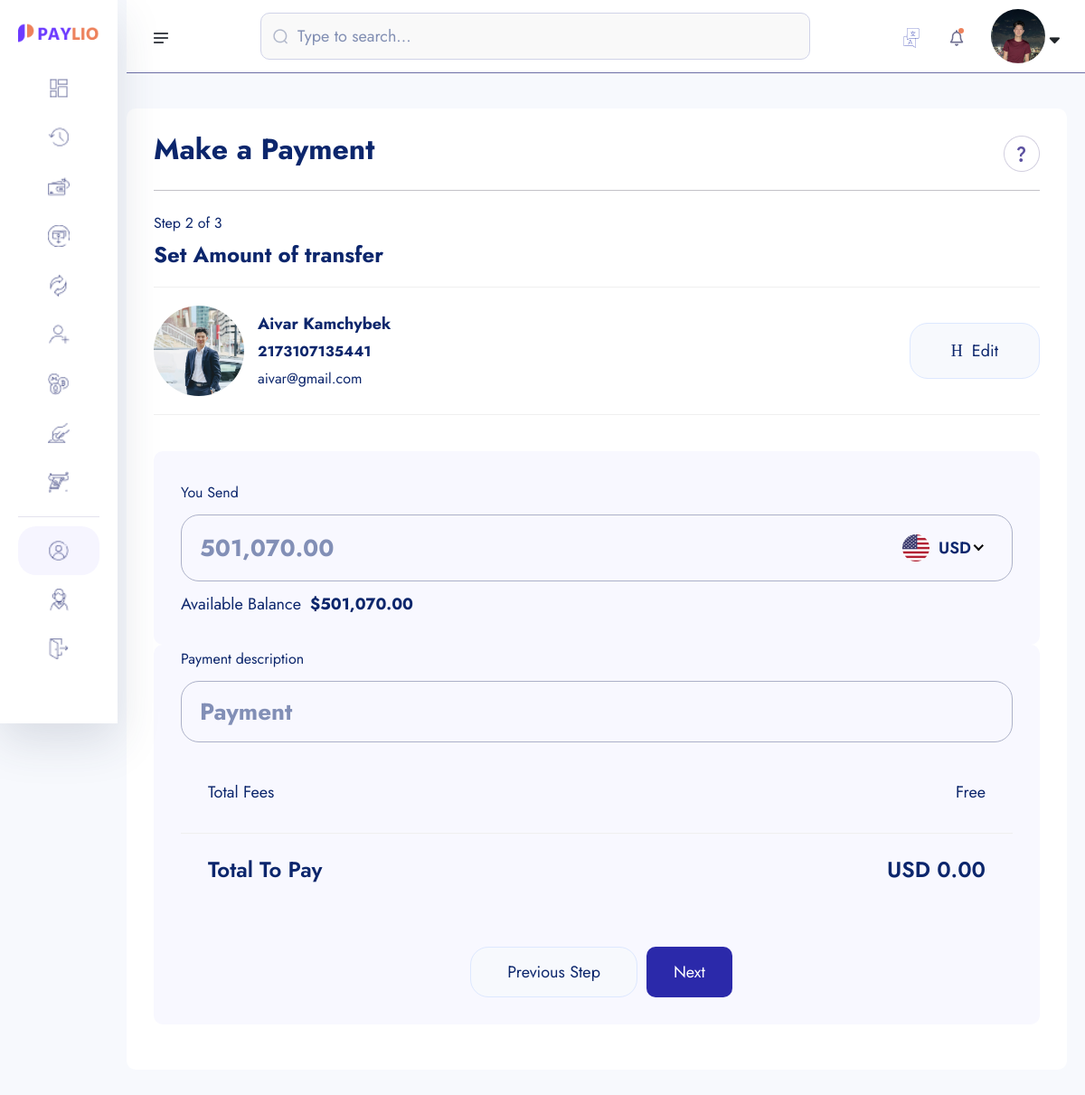
/amount-transfer/2173107135441/ (signed in), run on an earlier commit of the app's database.
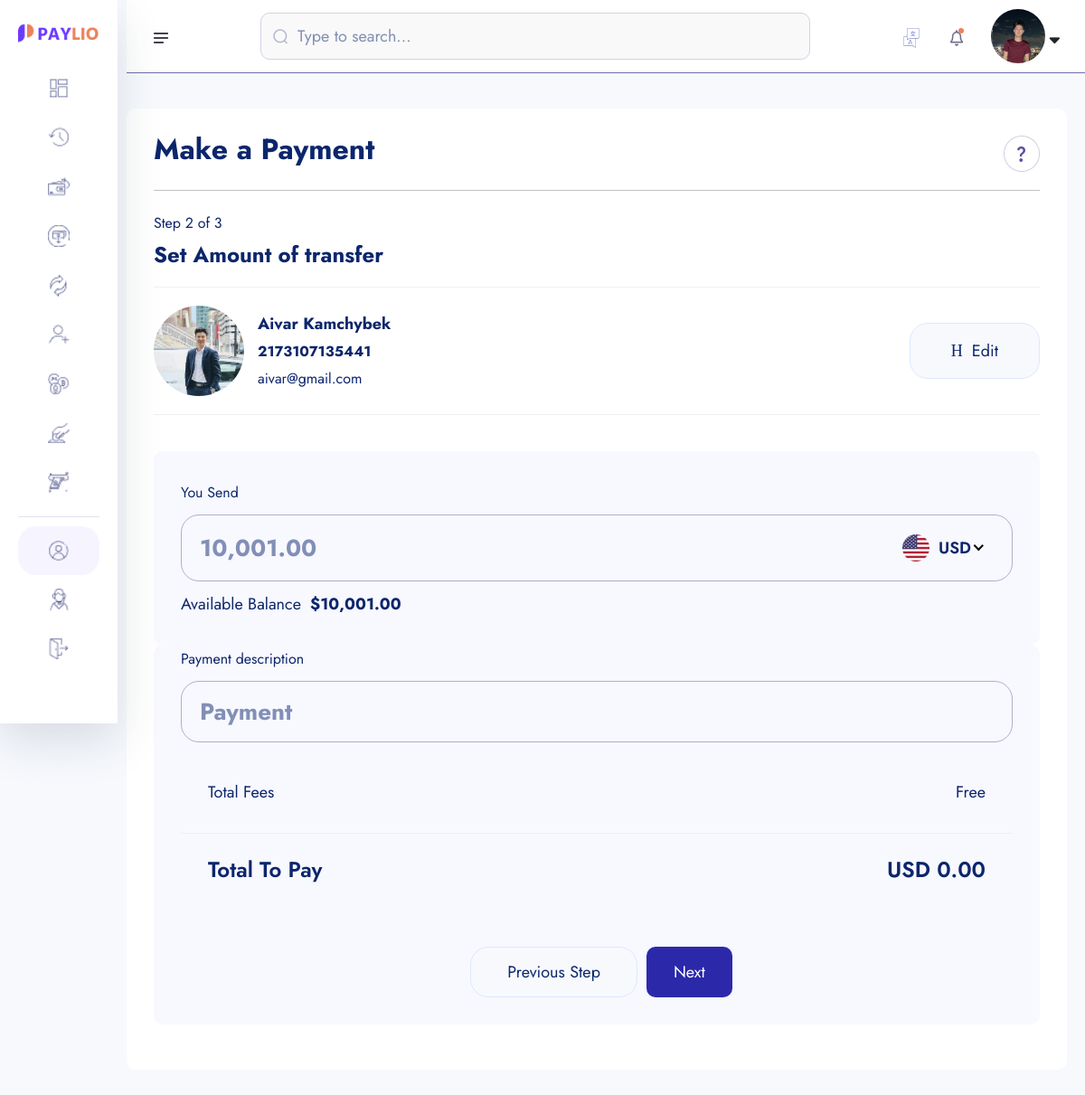
And on a later commit of the database.
### userauths/models.py (models this page shows, shortened)
class User(AbstractUser):
    username = models.CharField(max_length=100)
    email = models.EmailField(unique=True)
    is_staff = models.BooleanField(default=False)
    is_superuser = models.BooleanField(default=False)
    USERNAME_FIELD = 'email'
    REQUIRED_FIELDS = ['username']

### account/models.py (models this page shows, shortened)
class Account(models.Model):
    id = models.UUIDField(primary_key=True, unique=True, default=uuid.uuid4, editable=False)
    user =  models.OneToOneField(User, on_delete=models.CASCADE)
    account_balance = models.DecimalField(max_digits=12, decimal_places=2, default=0.00) #123 345 789 102
    account_number = ShortUUIDField(unique=True,length=10, max_length=25, prefix="217", alphabet="1234567890") #2175893745837
    account_id = ShortUUIDField(unique=True,length=7, max_length=25, prefix="DEX", alphabet="1234567890") #2175893745837
    pin_number = ShortUUIDField(unique=True,length=4, max_length=7, alphabet="1234567890") #2737
    red_code = ShortUUIDField(unique=True,length=10, max_length=20, alphabet="abcdefgh1234567890") #2737
    account_status = models.CharField(max_length=100, choices=ACCOUNT_STATUS, default="in-active")
    date = models.DateTimeField(auto_now_add=True)
    kyc_submitted = models.BooleanField(default=False)
    kyc_confirmed = models.BooleanField(default=False)
    recommended_by = models.ForeignKey(User, on_delete=models.DO_NOTHING, blank=True, null=True, related_name="recommended_by")
    review = models.CharField(max_length=100, null=True,blank=True, default="Review")
    class Meta:
        ordering = ['-id']

class KYC(models.Model):
    id = models.UUIDField(primary_key=True, unique=True, default=uuid.uuid4, editable=False)
    user =  models.OneToOneField(User, on_delete=models.CASCADE)
    account =  models.OneToOneField(Account, on_delete=models.CASCADE, null=True, blank=True)
    full_name = models.CharField(max_length=1000)
    image = models.ImageField(upload_to="kyc", default="default.jpg")
    marrital_status = models.CharField(choices=MARITAL_STATUS, max_length=40)
    gender = models.CharField(choices=GENDER, max_length=40)
    identity_type = models.CharField(choices=IDENTITY_TYPE, max_length=140)
    identity_image = models.ImageField(upload_to="kyc", null=True, blank=True)
    date_of_birth = models.DateTimeField(auto_now_add=False)
    signature = models.ImageField(upload_to="kyc")
    nationality = models.CharField(max_length=100, null=True, blank=True)
    country = models.CharField(max_length=100)
    state = models.CharField(max_length=100)
    city = models.CharField(max_length=100)
    mobile = models.CharField(max_length=1000)
    fax = models.CharField(max_length=1000)
    date = models.DateTimeField(auto_now_add=True)

### core/transfer.py (the view)
# urls.py: path("amount-transfer/<account_number>/", transfer.AmountTransfer, name="amount-transfer"),
def AmountTransfer(request, account_number):
    try:
        account = Account.objects.get(account_number=account_number)
    except:
        messages.warning(request, "Account does not exist")
        return redirect("core:search-account")
    context = {
        "account": account,
       }
    return render(request, "transfer/amount-transfer.html", context)

### templates/transfer/amount-transfer.html (shortened to what this page needs)
{% extends "partials/dashboard-base.html" %}
{% load static %}
{% block content %}
{% load humanize %}
    <section class="dashboard-section body-collapse pay step step-2">
        <div class="overlay pt-120">
            <div class="container-fruid">
                <div class="main-content">
                    <div class="head-area d-flex align-items-center justify-content-between">
                        <h4>Make a Payment</h4>
                        <div class="icon-area">
                            <img src="{% static 'assets1/images/icon/support-icon.png' %}" alt="icon">
                        </div>
                    </div>
                    <div class="choose-recipient">
                        <div class="step-area">
                            <span class="mdr">Step 2 of 3</span>
                            <h5>Set Amount of transfer</h5>
                        </div>
                        <div class="user-select">
                            <div class="single-user">
                                <div class="left d-flex align-items-center">
                                    <div class="img-area">
                                        <img src="{{ account.user.kyc.image.url }}" style="width: 100px; height: 100px; border-radius: 50%; object-fit: cover;"  alt="image">
                                    </div>
                                    <div class="text-area">
                                        <p>{{ account.user.kyc.full_name|title }}</p>
                                        <span class="mdr"><b>{{ account.account_number }}</b></span> <br>
                                        <span class="mdr">{{ account.user.email }}</span>
                                    </div>
                                </div>
                                <div class="right">
                                    <a href="{% url 'core:search-account' %}">
                                        <i class="icon-h-edit"></i>
                                        Edit
                                    </a>
                                </div>
                            </div>
                        </div>
                    </div>
                    <form action="{% url 'core:amount-transfer-process' account.account_number %}" method="POST">
                        <div class="send-banance">
                            <span class="mdr">You Send</span>
                            <div class="input-area">
                                <input class="xxlr" onkeyup = "CalculateBalance()" placeholder="{{request.user.account.account_balance | intcomma  }}" type="number" name = "amount-send" id = "amount-send">
                            </div>
                            <p>Available Balance<b>${{request.user.account.account_balance|intcomma}}</b></p>
                        </div>
                        <div class="send-banance pt-0 my-0">
                            <span class="mdr">Payment description</span>
                            <div class="input-area">
                                <input class="xxlr" onkeyup = "CalculateBalance()" placeholder="Payment" type="text" name = "description" >
                            </div>
                        <ul class="total-fees">
                            <li>Total Fees</li>
                            <li>Free</li>
                        </ul>
                        <ul class="total-fees pay">
                            <li>
                                <h5>Total To Pay</h5>
                            </li>
                            <li>
                                <h5 id="total-to-pay">USD 0.00</h5>
                            </li>
                        </ul>
                        <div class="footer-area mt-40">
                            <a href="pay-step-1.html">Previous Step</a>
                            <button type="submit" style="padding: 10px 30px; border-radius: 10px; background: rgb(43, 41, 170); color: #ffff;" class="active">Next</button>
                        </div>
                    </form>
                </div>
            </div>
        </div>
    </section>
    {% endblock content %}

### templates/partials/dashboard-base.html (shortened to what the changed rows need)
{% load static %}
<!doctype html>
<html lang="en">
<head>
    <link rel="stylesheet" href="{% static 'assets1/css/bootstrap.min.css' %}">
    <link rel="stylesheet" href="{% static 'assets1/css/fontawesome.min.css' %}">
    <link rel="stylesheet" href="{% static 'assets1/css/jquery-ui.css' %}">
    <link rel="stylesheet" href="{% static 'assets1/css/plugin/apexcharts.css' %}">
    <link rel="stylesheet" href="{% static 'assets1/css/plugin/nice-select.css' %}">
    <link rel="stylesheet" href="{% static 'assets1/css/arafat-font.css' %}">
    <link rel="stylesheet" href="{% static 'assets1/css/plugin/animate.css' %}">
    <link rel="stylesheet" href="{% static 'assets1/css/style.css' %}">
</head>
<body>
    <header class="header-section body-collapse">
        <div class="overlay">
            <div class="container-fruid">
                <div class="row d-flex header-area">
                    <div class="navbar-area d-flex align-items-center justify-content-between">
                        <div class="dashboard-nav">
                            <div class="single-item user-area">
                                <div class="profile-area d-flex align-items-center">
                                    <span class="user-profile">
                                        {% if request.user.kyc.image.url %}
                                            <img style="width: 60px; height: 60px; border-radius: 50%; object-fit: cover;" src="{{ request.user.kyc.image.url }}" alt="image">
                                        {% else %}
                                            <img src="{% static 'assets1/images/default.jpg' %}"  style="width: 50px; height: 50px; border-radius: 50%; object-fit: cover;" alt="">
                                        {% endif %}
                                    </span>
                                </div>
                            </div>
                        </div>
                    </div>
                </div>
            </div>
        </div>
    </header>
{% block content %}
{% endblock content %}
</body>
</html>

What changed in the data, as far as the page shows it:
changed through a linked row, User: amount-send "501,070.00" → "10,001.00"; user.account.account_balance "501,070.00" → "10,001.00"
